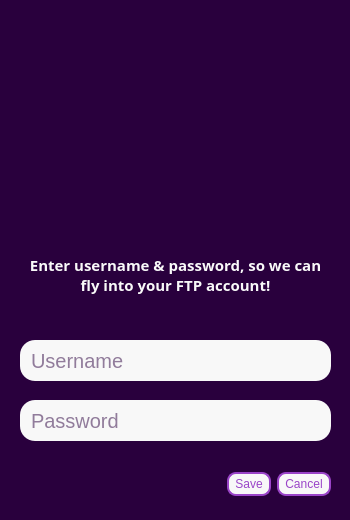
<?xml version="1.0" encoding="UTF-8"?>
<ui version="4.0">
 <class>ftpGetUsernamePasswordDialog</class>
 <widget class="QDialog" name="ftpGetUsernamePasswordDialog">
  <property name="windowModality">
   <enum>Qt::WindowModal</enum>
  </property>
  <property name="geometry">
   <rect>
    <x>0</x>
    <y>0</y>
    <width>350</width>
    <height>520</height>
   </rect>
  </property>
  <property name="sizePolicy">
   <sizepolicy hsizetype="Fixed" vsizetype="Fixed">
    <horstretch>0</horstretch>
    <verstretch>0</verstretch>
   </sizepolicy>
  </property>
  <property name="minimumSize">
   <size>
    <width>350</width>
    <height>520</height>
   </size>
  </property>
  <property name="maximumSize">
   <size>
    <width>350</width>
    <height>520</height>
   </size>
  </property>
  <property name="windowTitle">
   <string>FTP get username &amp; password</string>
  </property>
  <property name="windowIcon">
   <iconset resource="ftpGetUsernamePasswordDialog.qrc">
    <normaloff>:/media/icon.png</normaloff>:/media/icon.png</iconset>
  </property>
  <property name="styleSheet">
   <string notr="true">QDialog{
background:#29003D;
}
QPushButton{background:#f8f8f8;border: 2px solid #9A44C8;border-radius:15px;
color:#9A44C8;
font: 12pt &quot;Poppins&quot;;padding:3px 6px}

QPushButton:hover{background:#D377B1;color:#ffffff;}
QPushButton:pressed{background:#DB9BCD;color:#ffffff;}

QLineEdit{
padding-left:9px;
background-color: #f8f8f8;
border-radius:15px;
color: #29003D;
}</string>
  </property>
  <widget class="QDialogButtonBox" name="DialogButtonBox">
   <property name="geometry">
    <rect>
     <x>10</x>
     <y>470</y>
     <width>321</width>
     <height>28</height>
    </rect>
   </property>
   <property name="font">
    <font>
     <pointsize>12</pointsize>
    </font>
   </property>
   <property name="styleSheet">
    <string notr="true">border-radius:9px;</string>
   </property>
   <property name="orientation">
    <enum>Qt::Horizontal</enum>
   </property>
   <property name="standardButtons">
    <set>QDialogButtonBox::Cancel|QDialogButtonBox::Save</set>
   </property>
  </widget>
  <widget class="QLabel" name="dialogLabel">
   <property name="geometry">
    <rect>
     <x>20</x>
     <y>229</y>
     <width>311</width>
     <height>91</height>
    </rect>
   </property>
   <property name="font">
    <font>
     <family>Poppins</family>
     <pointsize>11</pointsize>
     <weight>75</weight>
     <bold>true</bold>
    </font>
   </property>
   <property name="styleSheet">
    <string notr="true">color:#f9f9f9;</string>
   </property>
   <property name="text">
    <string>Enter username &amp; password, so we can fly into your FTP account!</string>
   </property>
   <property name="scaledContents">
    <bool>true</bool>
   </property>
   <property name="alignment">
    <set>Qt::AlignCenter</set>
   </property>
   <property name="wordWrap">
    <bool>true</bool>
   </property>
  </widget>
  <widget class="QLabel" name="ftpGetUsernamePasswordDialogAnimatedGifLabel">
   <property name="geometry">
    <rect>
     <x>10</x>
     <y>10</y>
     <width>331</width>
     <height>241</height>
    </rect>
   </property>
   <property name="maximumSize">
    <size>
     <width>350</width>
     <height>300</height>
    </size>
   </property>
   <property name="text">
    <string/>
   </property>
   <property name="pixmap">
    <pixmap resource="ftpGetUsernamePasswordDialog.qrc">:/media/ftpGetUsernamePasswordDialogHeaderAnimation.gif</pixmap>
   </property>
   <property name="scaledContents">
    <bool>true</bool>
   </property>
   <property name="alignment">
    <set>Qt::AlignCenter</set>
   </property>
  </widget>
  <widget class="QLineEdit" name="usernameTextInput">
   <property name="geometry">
    <rect>
     <x>20</x>
     <y>340</y>
     <width>311</width>
     <height>41</height>
    </rect>
   </property>
   <property name="font">
    <font>
     <pointsize>15</pointsize>
    </font>
   </property>
   <property name="placeholderText">
    <string>Username</string>
   </property>
   <property name="clearButtonEnabled">
    <bool>true</bool>
   </property>
  </widget>
  <widget class="QLineEdit" name="passwordTextInput">
   <property name="geometry">
    <rect>
     <x>20</x>
     <y>400</y>
     <width>311</width>
     <height>41</height>
    </rect>
   </property>
   <property name="font">
    <font>
     <pointsize>15</pointsize>
    </font>
   </property>
   <property name="echoMode">
    <enum>QLineEdit::PasswordEchoOnEdit</enum>
   </property>
   <property name="placeholderText">
    <string>Password</string>
   </property>
   <property name="clearButtonEnabled">
    <bool>true</bool>
   </property>
  </widget>
  <zorder>DialogButtonBox</zorder>
  <zorder>ftpGetUsernamePasswordDialogAnimatedGifLabel</zorder>
  <zorder>usernameTextInput</zorder>
  <zorder>passwordTextInput</zorder>
  <zorder>dialogLabel</zorder>
 </widget>
 <resources>
  <include location="ftpGetUsernamePasswordDialog.qrc"/>
 </resources>
 <connections>
  <connection>
   <sender>DialogButtonBox</sender>
   <signal>rejected()</signal>
   <receiver>ftpGetUsernamePasswordDialog</receiver>
   <slot>reject()</slot>
   <hints>
    <hint type="sourcelabel">
     <x>316</x>
     <y>260</y>
    </hint>
    <hint type="destinationlabel">
     <x>286</x>
     <y>274</y>
    </hint>
   </hints>
  </connection>
 </connections>
</ui>
